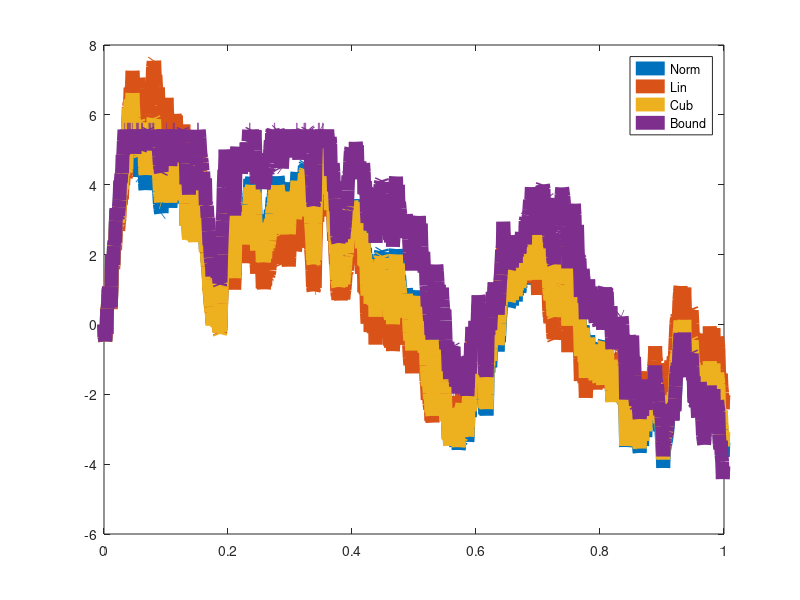

This figure's MATLAB source: (Note: this script raises an error after producing the figure.)
% Used to generate Fig. 7A in manuscript.

clear

b = 15; t_0 = 0; t_f = 1; m = 50;
h_o = 1; h_e = 1;
dy = 0.001; dt = 0.001;

t = t_0:dt:t_f;
y = NaN(4,length(t)); y(:,1) = 0;
g = NaN(1,length(t));

g(1:floor((2*length(t)/16))) = 1;
g(floor(2*length(t)/16+1):floor(3*length(t)/16)) = -1;
g(floor(3*length(t)/16+1):floor(5*length(t)/16)) = 1;
g(floor(5*length(t)/16+1):floor(9*length(t)/16)) = -1;
g(floor(9*length(t)/16+1):floor(12*length(t)/16)) = 1;
g(floor(12*length(t)/16+1):floor(14*length(t)/16)) = -1;
g(floor(14*length(t)/16+1):floor(15*length(t)/16)) = 1;
g(floor(15*length(t)/16+1):end) = -1;

beta = 5.57348223482235; lambda = 15.9183673469388; lambda_1 = 2.04081632653061; lambda_2 = 0.816326530612245;
dW = randn(1,length(t));

for i = 1:(length(t)-1)
    y(1,i+1) = y(1,i)+(m*g(i+1)-2*h_o/h_e*sinh(y(1,i)))*dt+sqrt(2*m*dt)*dW(i);
    y(2,i+1) = y(2,i)+(m*g(i+1)-lambda*y(2,i))*dt+sqrt(2*m*dt)*dW(i);
    y(3,i+1) = y(3,i)+(m*g(i+1)-lambda_1*y(3,i)-lambda_2*y(3,i)^3)*dt+sqrt(2*m*dt)*dW(i);
    y(4,i+1) = y(4,i)+(m*g(i+1))*dt+sqrt(2*m*dt)*dW(i);
    if y(4,i+1) > beta
        y(4,i+1) = beta;
    elseif y(4,i+1) < -beta
        y(4,i+1) = -beta;
    end
end

plot(t,y,'linewidth',10)
legend('Norm','Lin','Cub','Bound')
boxoff
